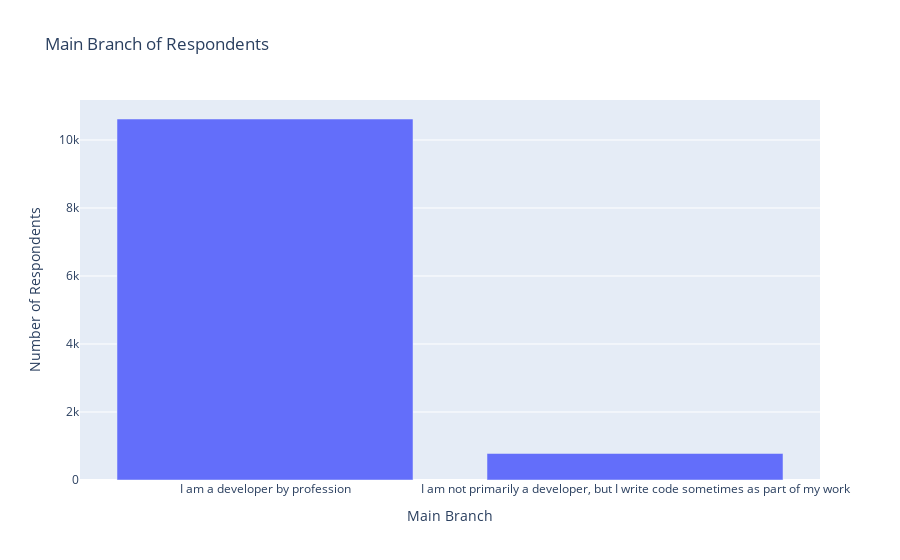

Write notebook code for a chart like this one.
### Code cell
fig = px.bar(df_MB1, x = 'MainBranch', y = 'Respondent', 
             title = 'Main Branch of Respondents',
             labels={'Respondent': 'Number of Respondents', 'MainBranch': 'Main Branch'})

fig.show()

### Figure 1 — Plotly figure (JSON) as saved in the notebook; plotly's stock layout.template omitted (floating-point values rounded to 4 significant figures)
{"data": [{"alignmentgroup": "True", "hovertemplate": "Main Branch=%{x}<br>Number of Respondents=%{y}<extra></extra>", "legendgroup": "", "marker": {"color": "#636efa", "pattern": {"shape": ""}}, "name": "", "offsetgroup": "", "orientation": "v", "showlegend": false, "textposition": "auto", "type": "bar", "x": ["I am a developer by profession", "I am not primarily a developer, but I write code sometimes as part of my work"], "xaxis": "x", "y": [10618, 780], "yaxis": "y"}], "layout": {"barmode": "relative", "legend": {"tracegroupgap": 0}, "title": {"text": "Main Branch of Respondents"}, "xaxis": {"anchor": "y", "domain": [0, 1], "title": {"text": "Main Branch"}}, "yaxis": {"anchor": "x", "domain": [0, 1], "title": {"text": "Number of Respondents"}}}}
